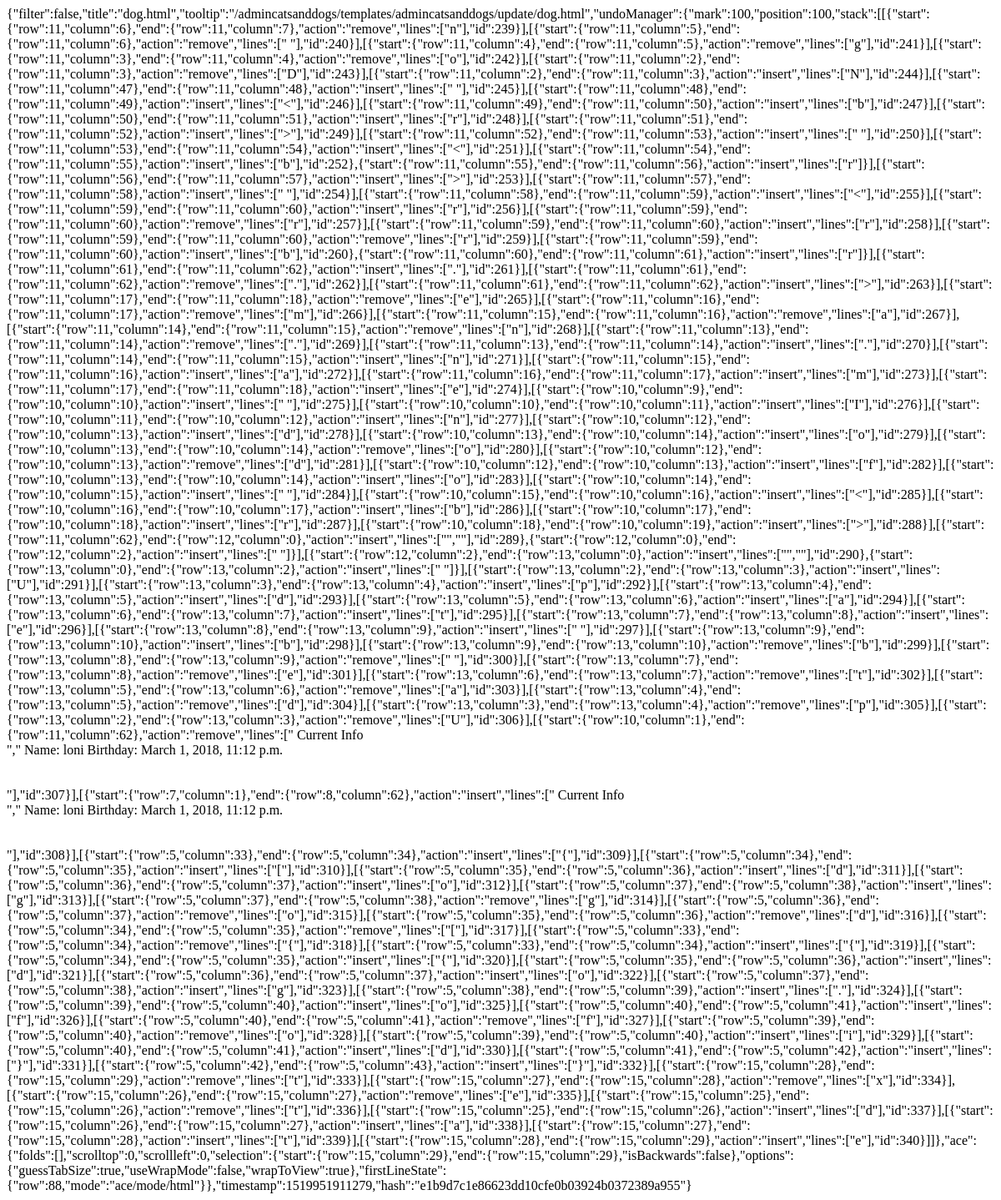
Page /pets/dogs/edit/1 on the earlier database version.
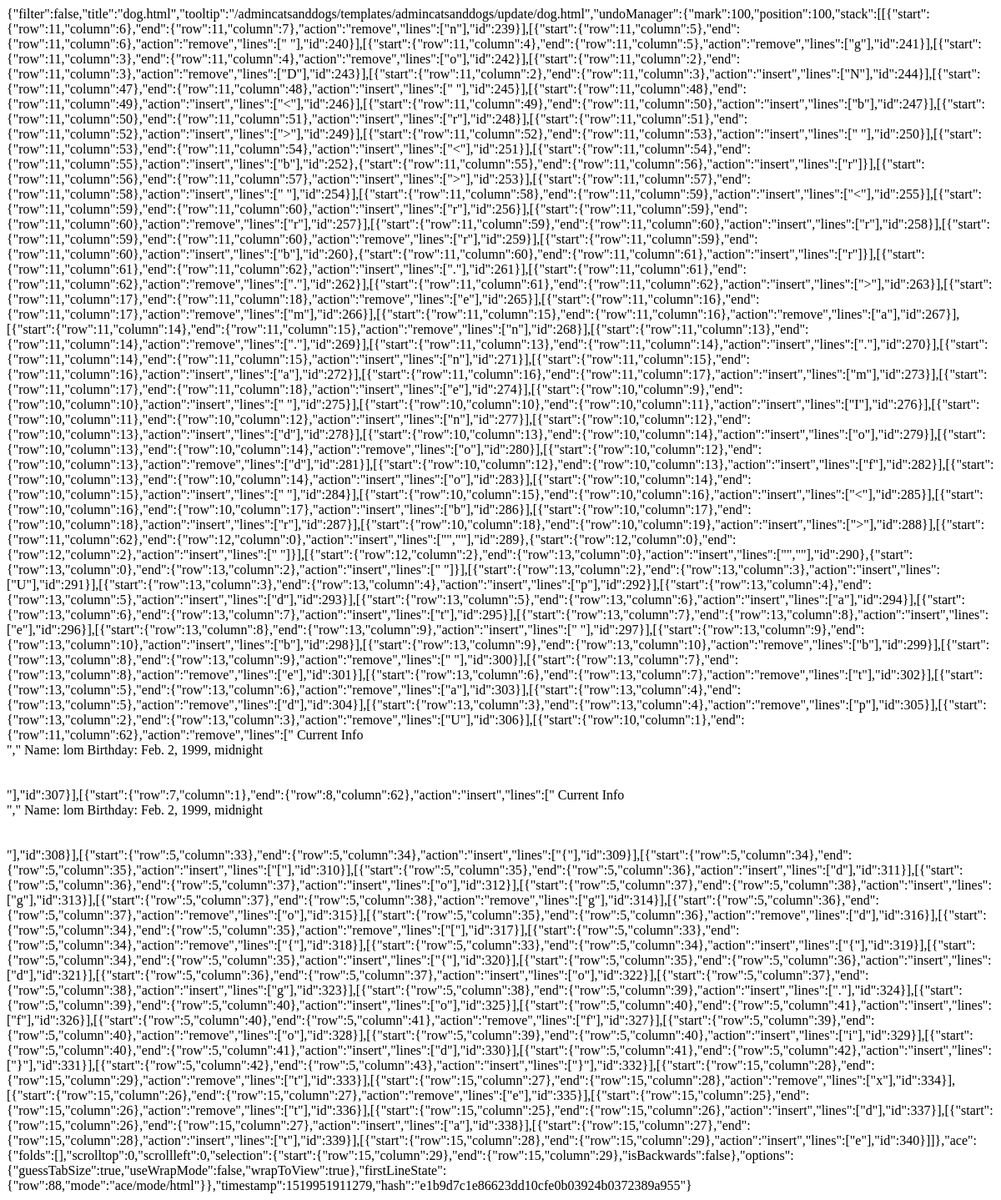
Same page on the later database version.
### admincatsanddogs/models.py (models this page shows)
class Dogs(models.Model):
    owner = models.ForeignKey(Owner, on_delete=models.CASCADE)
    name = models.CharField(max_length=200)
    birthday = models.DateTimeField('birthday')
    ownerid =  models.IntegerField(default=0)

### admincatsanddogs/views.py (the view)
# urls.py: url(r'^dogs/edit/(?P<dog_id>[0-9]+)', views.edit_dogs, name ='edit_dogs'),
def edit_dogs(request, dog_id):
    dog = Dogs.objects.get(id=dog_id)
    return  render(request, 'admincatsanddogs/update/dog.html', {'dog': dog})

### .c9/metadata/workspace/admincatsanddogs/templates/admincatsanddogs/update/dog.html (shortened to what this page needs)
","  Name: {{dog.name}} Birthday: {{dog.birthday}} "],"id":307}],[{"start":{"row":7,"column":1},"end":{"row":8,"column":62},"action":"insert","lines":[" Current Info ","  Name: {{dog.name}} Birthday: {{dog.birthday}} "],"id":308}],[{"start":{"row":5,"column":33},"end":{"row":5,"column":34},"action":"insert","lines":["{"],"id":309}],[{"start":{"row":5,"column":34},"end":{"row":5,"column":35},"action":"insert","lines":["["],"id":310}],[{"start":{"row":5,"column":35},"end":{"row":5,"column":36},"action":"insert","lines":["d"],"id":311}],[{"start":{"row":5,"column":36},"end":{"row":5,"column":37},"action":"insert","lines":["o"],"id":312}],[{"start":{"row":5,"column":37},"end":{"row":5,"column":38},"action":"insert","lines":["g"],"id":313}],[{"start":{"row":5,"column":37},"end":{"row":5,"column":38},"action":"remove","lines":["g"],"id":314}],[{"start":{"row":5,"column":36},"end":{"row":5,"column":37},"action":"remove","lines":["o"],"id":315}],[{"start":{"row":5,"column":35},"end":{"row":5,"column":36},"action":"remove","lines":["d"],"id":316}],[{"start":{"row":5,"column":34},"end":{"row":5,"column":35},"action":"remove","lines":["["],"id":317}],[{"start":{"row":5,"column":33},"end":{"row":5,"column":34},"action":"remove","lines":["{"],"id":318}],[{"start":{"row":5,"column":33},"end":{"row":5,"column":34},"action":"insert","lines":["{"],"id":319}],[{"start":{"row":5,"column":34},"end":{"row":5,"column":35},"action":"insert","lines":["{"],"id":320}],[{"start":{"row":5,"column":35},"end":{"row":5,"column":36},"action":"insert","lines":["d"],"id":321}],[{"start":{"row":5,"column":36},"end":{"row":5,"column":37},"action":"insert","lines":["o"],"id":322}],[{"start":{"row":5,"column":37},"end":{"row":5,"column":38},"action":"insert","lines":["g"],"id":323}],[{"start":{"row":5,"column":38},"end":{"row":5,"column":39},"action":"insert","lines":["."],"id":324}],[{"start":{"row":5,"column":39},"end":{"row":5,"column":40},"action":"insert","lines":["o"],"id":325}],[{"start":{"row":5,"column":40},"end":{"row":5,"column":41},"action":"insert","lines":["f"],"id":326}],[{"start":{"row":5,"column":40},"end":{"row":5,"column":41},"action":"remove","lines":["f"],"id":327}],[{"start":{"row":5,"column":39},"end":{"row":5,"column":40},"action":"remove","lines":["o"],"id":328}],[{"start":{"row":5,"column":39},"end":{"row":5,"column":40},"action":"insert","lines":["i"],"id":329}],[{"start":{"row":5,"column":40},"end":{"row":5,"column":41},"action":"insert","lines":["d"],"id":330}],[{"start":{"row":5,"column":41},"end":{"row":5,"column":42},"action":"insert","lines":["}"],"id":331}],[{"start":{"row":5,"column":42},"end":{"row":5,"column":43},"action":"insert","lines":["}"],"id":332}],[{"start":{"row":15,"column":28},"end":{"row":15,"column":29},"action":"remove","lines":["t"],"id":333}],[{"start":{"row":15,"column":27},"end":{"row":15,"column":28},"action":"remove","lines":["x"],"id":334}],[{"start":{"row":15,"column":26},"end":{"row":15,"column":27},"action":"remove","lines":["e"],"id":335}],[{"start":{"row":15,"column":25},"end":{"row":15,"column":26},"action":"remove","lines":["t"],"id":336}],[{"start":{"row":15,"column":25},"end":{"row":15,"column":26},"action":"insert","lines":["d"],"id":337}],[{"start":{"row":15,"column":26},"end":{"row":15,"column":27},"action":"insert","lines":["a"],"id":338}],[{"start":{"row":15,"column":27},"end":{"row":15,"column":28},"action":"insert","lines":["t"],"id":339}],[{"start":{"row":15,"column":28},"end":{"row":15,"column":29},"action":"insert","lines":["e"],"id":340}]]},"ace":{"folds":[],"scrolltop":0,"scrollleft":0,"selection":{"start":{"row":15,"column":29},"end":{"row":15,"column":29},"isBackwards":false},"options":{"guessTabSize":true,"useWrapMode":false,"wrapToView":true},"firstLineState":{"row":88,"mode":"ace/mode/html"}},"timestamp":1519951911279,"hash":"e1b9d7c1e86623dd10cfe0b03924b0372389a955"}

Differences in the rows shown:
changed Dogs: name "loni" → "lom"; birthday "March 1, 2018, 11:12 p.m." → "Feb. 2, 1999, midnight"
